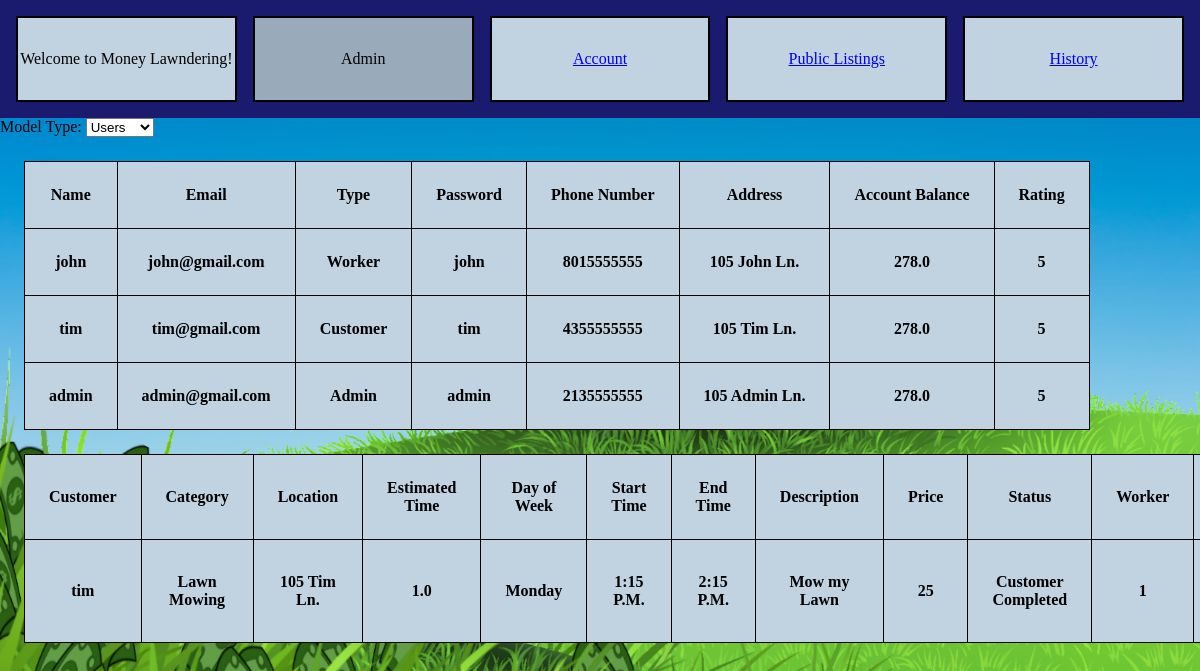
/moneyLawndering/3/admin/, run on the app's committed database.
### moneyLawndering/models.py (models this page shows, shortened)
class User(models.Model):
    name = models.CharField(max_length=200)
    email = models.EmailField(max_length=200)
    type = models.IntegerField() # 0 for worker or 1 for customer
    password = models.CharField(max_length=200)
    phoneNumber = models.IntegerField()
    address = models.CharField(max_length=200)
    accountBalance = models.FloatField()
    rating = models.IntegerField(default=5)

class Listing(models.Model):
    customer = models.ForeignKey(User, on_delete=models.CASCADE)
    category = models.CharField(max_length=200)
    location = models.CharField(max_length=300)
    time_est = models.FloatField()
    dayOfWeek = models.CharField(max_length=100)
    startTimeOfDay = models.CharField(max_length=100)
    endTimeOfDay = models.CharField(max_length=100)
    description = models.TextField()
    price = models.IntegerField()
    status = models.IntegerField() #0=open, 1=closed, 2=accepted, 3=pending, 4=completedForWorker 5=completedForCustomer
    worker = models.IntegerField()
    pubDate = models.DateTimeField('date published')

### moneyLawndering/views.py (the view)
# urls.py: path('admin/', admin.site.urls),
def admin(request, user_id):
    user = get_object_or_404(User, pk=user_id)
    users = User.objects.all()
    user_types = ['Worker', 'Customer', 'Admin']
    for u in users:
        u.type = user_types[u.type]
    listings = Listing.objects.all()
    listing_status = ['Open', 'Closed', 'Accepted', 'Pending', 'Worker Completed', 'Customer Completed']
    for listing in listings:
        listing.status = listing_status[listing.status]
    context = {'user': user, 'users': users, 'listings': listings}
    return render(request, 'moneyLawndering/admin.html', context)

### moneyLawndering/templates/moneyLawndering/admin.html (shortened to what this page needs)
<!DOCTYPE html>
<html lang="en">
	<head>
		{% load static %}
        <link rel="stylesheet" type="text/css" href="{% static 'moneyLawndering/style.css' %}">
    </head>
    <body class="normal-page-background">
        <header>
            <div class="navBar">
                <div class="navBarBox">Welcome to Money Lawndering!</div>
                <div class="selectedNavBarBox">Admin</div>
                <div class="navBarBox">
                    <a href="{% url 'moneyLawndering:account' user.id %}">
                        <div>Account</div>
                    </a>
                </div>
                <div class="navBarBox">
                    <a href="{% url 'moneyLawndering:publicListing' user.id %}">
                        <div>Public Listings</div>
                    </a>
                </div>
                <div class="navBarBox">
                    <a href="{% url 'moneyLawndering:history' user.id %}">
                        <div>History</div>
                    </a>
                </div>
            </div>
        </header>
        <div>
            <label for="model-type">Model Type:</label>
            <select id="model-type">
                <option value="users">Users</option>
            </select>
        </div>
        <div class="table-div">
            <table id="users-table">
                <tr>
                    <th>Name</th>
                    <th>Email</th>
                    <th>Type</th>
                    <th>Password</th>
                    <th>Phone Number</th>
                    <th>Address</th>
                    <th>Account Balance</th>
                    <th>Rating</th>
                </tr>
                {% for user in users %}
                    <tr>
                        <th>{{user.name}}</th>
                        <th>{{user.email}}</th>
                        <th>{{user.type}}</th>
                        <th>{{user.password}}</th>
                        <th>{{user.phoneNumber}}</th>
                        <th>{{user.address}}</th>
                        <th>{{user.accountBalance}}</th>
                        <th>{{user.rating}}</th>
                    </tr>
                {% endfor %}
            </table>
            <table id="listings-table">
                <tr>
                    <th>Customer</th>
                    <th>Category</th>
                    <th>Location</th>
                    <th>Estimated Time</th>
                    <th>Day of Week</th>
                    <th>Start Time</th>
                    <th>End Time</th>
                    <th>Description</th>
                    <th>Price</th>
                    <th>Status</th>
                    <th>Worker</th>
                    <th>Date Published</th>
                </tr>
                {% for listing in listings %}
                    <tr>
                        <th>{{listing.customer.name}}</th>
                        <th>{{listing.category}}</th>
                        <th>{{listing.location}}</th>
                        <th>{{listing.time_est}}</th>
                        <th>{{listing.dayOfWeek}}</th>
                        <th>{{listing.startTimeOfDay}}</th>
                        <th>{{listing.endTimeOfDay}}</th>
                        <th>{{listing.description}}</th>
                        <th>{{listing.price}}</th>
                        <th>{{listing.status}}</th>
                        <th>{{listing.worker}}</th>
                        <th>{{listing.pubDate}}</th>
                    </tr>
                {% endfor %}
            </table>
        </div>
    </body>
</html>

### moneyLawndering/static/moneyLawndering/style.css (style rules this page uses)
.normal-page-background { background-image: url('/static/moneyLawndering/defaultBackground.png'); background-color: #1a1a6e; background-position: center; background-repeat: no-repeat; background-size: cover; height: 100vh; }
.navBar { display: flex; top: 0; justify-content: center; align-items: center; background-color: #1a1a6e; padding-top: 1vh; padding-bottom: 1vh; padding-right: 1vh; padding-left: 1vh; }
.navBarBox { flex: 1; text-align: center; border: 2px solid black; padding-top: 4vh; padding-bottom: 4vh; margin-top: 1vh; margin-bottom: 1vh; margin-right: 1vh; margin-left: 1vh; background-color: #c1d2e0; }
.selectedNavBarBox { flex: 1; text-align: center; border: 2px solid black; padding-top: 4vh; padding-bottom: 4vh; margin-top: 1vh; margin-bottom: 1vh; margin-right: 1vh; margin-left: 1vh; background-color: #99abba; }
div.table-div { width: 100%; height: 70%; overflow-x: hidden; overflow-y: auto; }
table, th { border: 1px solid black; border-collapse: collapse; background-color: #c1d2e0; padding-top: 3vh; padding-right: 3vh; padding-left: 3vh; padding-bottom: 3vh; margin-top: 3vh; margin-bottom: 3vh; margin-right: 3vh; margin-left: 3vh; }
html, body { width: 100%; height: 100%; }
body { margin: 0; padding: 0; }

### data on the page
User: name "john", email "john@gmail.com", type "Worker", password "john", phoneNumber "8015555555", address "105 John Ln.", accountBalance "278.0", rating "5"
User: name "tim", email "tim@gmail.com", type "Customer", password "tim", phoneNumber "4355555555", address "105 Tim Ln.", accountBalance "278.0", rating "5"
User: name "admin", email "admin@gmail.com", type "Admin", password "admin", phoneNumber "2135555555", address "105 Admin Ln.", accountBalance "278.0", rating "5"
Listing: customer.name "tim", category "Lawn Mowing", location "105 Tim Ln.", time_est "1.0", dayOfWeek "Monday", startTimeOfDay "1:15 P.M.", endTimeOfDay "2:15 P.M.", description "Mow my Lawn", price "25", status "Customer Completed", worker "1"
